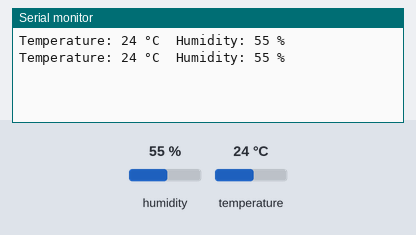
The sketch below on a simulated ESP8266 (NodeMCU). Parts: the last lines printed to the serial monitor. The inputs (shaded band) are chosen by the test bench; at power-on: humidity 55 %, temperature 24 °C.

Above: at 1.3 s.
1.4 s: humidity set to 22 %
At 2.0 s:
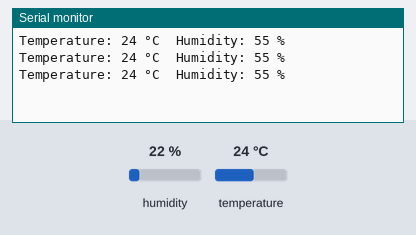
2.9 s: temperature set to 12 °C
At 3.6 s:
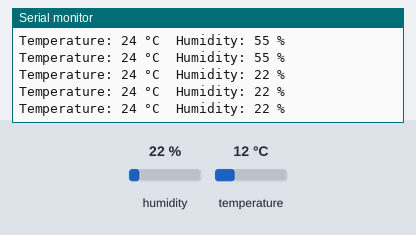
4.4 s: humidity set to 40 %
At 5.1 s:
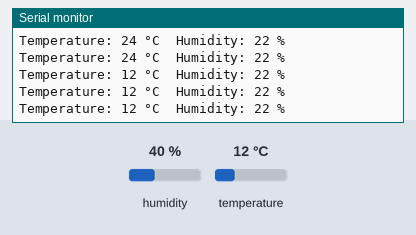
Timing chart, 0 to 7.4 s (numbered marks = the images above; inputs shaded):
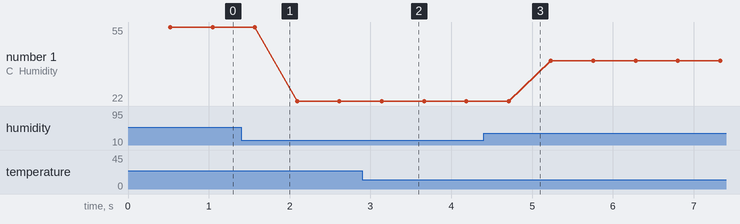

The sketch:

DHT11.ino
```cpp
// (licence header left out)
// Include the DHT11 library for interfacing with the sensor.
#include <DHT11.h>
#define DHT11_PIN 2
// Create an instance of the DHT11 class.
// - For Arduino: Connect the sensor to Digital I/O Pin 2.
// - For ESP32: Connect the sensor to pin GPIO2 or P2.
// - For ESP8266: Connect the sensor to GPIO2 or D4.
DHT11 dht11(2);

void setup() {
    // Initialize serial communication to allow debugging and data readout.
    // Using a baud rate of 9600 bps.
    Serial.begin(9600);
    //dht11.setup(D1);
    // Uncomment the line below to set a custom delay between sensor readings (in milliseconds).
    // dht11.setDelay(500); // Set this to the desired delay. Default is 500ms.
}

void loop() {
    int temperature = 0;
    int humidity = 0;

    // Attempt to read the temperature and humidity values from the DHT11 sensor.
    int result = dht11.readTemperatureHumidity(temperature, humidity);

    // Check the results of the readings.
    // If the reading is successful, print the temperature and humidity values.
    // If there are errors, print the appropriate error messages.
    if (result == 0) {
        Serial.print("Temperature: ");
        Serial.print(temperature);
        Serial.print(" °C\tHumidity: ");
        Serial.print(humidity);
        Serial.println(" %");
    } else {
        // Print error message based on the error code.
        Serial.println(DHT11::getErrorString(result));
    }
}
```

Measured:
- plotted number 1: 55 → 22 after the input at 1.4 s, 22 → 40 after the input at 4.4 s
